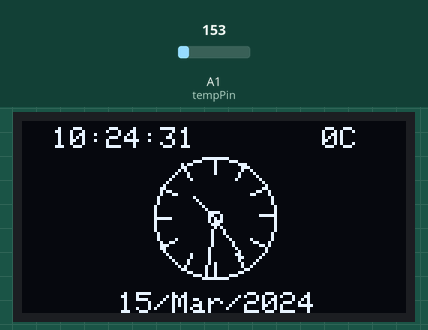
Bench run of a sketch on a simulated Arduino Uno, built with avr-gcc and run on an emulated ATmega328P. On the bench: 128×64 one-colour display. The inputs (shaded band) are chosen by the test bench; at power-on: A1 (tempPin) = 153. The local clock reads 2024-03-15 10:24:30 at power-on unless the sketch sets it.

Above: at 1.6 s.
1.7 s: A1 (tempPin) set to 165
At 2.9 s:
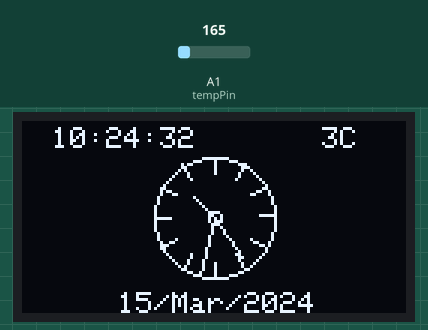
3.6 s: A1 (tempPin) set to 175
At 4.6 s:
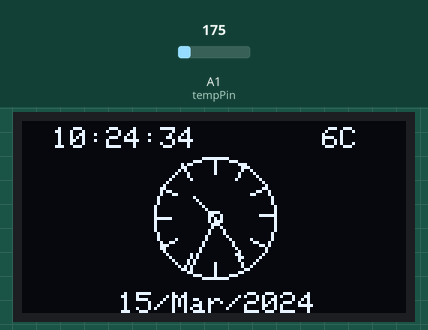
5.6 s: A1 (tempPin) set to 191
At 10.4 s:
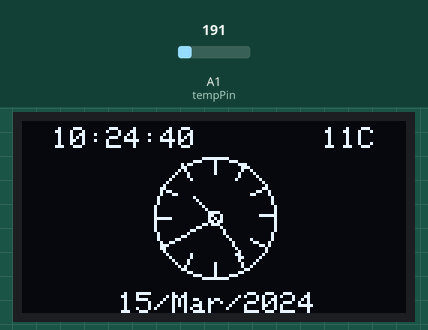
Timing chart, 0 to 11.9 s (numbered marks = the images above; inputs shaded):
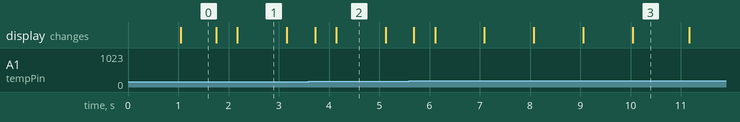

The sketch:

Analog_UHR_RTC.ino
```cpp
/***************************************************************
OLED Analogue Clock using Adafruit GFX and OLED libraries
by Chris Rouse Oct 2014
visit https://learn.adafruit.com/monochrome-oled-breakouts/arduino-library-and-examples
for the OLED libraries and instructions on their use.
Note:: Sketch uses 51% of program storage space,
       Global variables use 90% of dyamic memory,
       leaving 187 bytes for local variables.
Using a IIC 128x64 OLED with SSD1306 chip
RTC DS1307
Optional Temperature Sensor TMP 36
Wire RTC:
  VCC +5v
  GND GND
  SDA Analog pin 4
  SCL Analog pin 5
Wire OLED:
  VCC +5v
  GND GND
  SDA Analog pin 4
  SCL Analog pin 5
Wire TMP36:
  VCC +3.3v
  GND GND
  Out Analog pin 1

Connect ARef to 3.3v on Arduino
***************************************************************/
// Add libraries
  #include <SPI.h>
  #include <Wire.h>
  #include "RTClib.h"
  #include <Adafruit_GFX.h>
  #include <Adafruit_SSD1306.h>
//
// setup OLED display
  #define OLED_RESET 4
  //Adafruit_SSD1306 display(OLED_RESET);
  Adafruit_SSD1306 display(128, 64, &Wire, -1);
  /*#if (SSD1306_LCDHEIGHT != 64)
  #error("Height incorrect, please fix Adafruit_SSD1306.h!");
  #endif*/
//
// Setup RTC
  RTC_DS1307 RTC;
  char monthString[37]= {"JanFebMarAprMayJunJulAugSepOctNovDec"};
  int  monthIndex[122] ={0,3,6,9,12,15,18,21,24,27,30,33};
//
//TMP36 Pin Variables
  boolean useTMP36 = true;  // set this to false if you don not use TMP36
//boolean useTMP36 = false;
  #define aref_voltage 3.3 // we tie 3.3V to ARef and measure it with a multimeter!
  int tempPin = 1; //the analog pin that the TMP36's Vout (sense) pin is connected to
//the resolution is 10 mV / degree centigrade with a
//500 mV offset to allow for negative temperatures
  int tempReading; // the analog reading from the sensor
//
void printDigits(int digits){
  // utility function for digital clock display: prints preceding colon and leading 0
  display.print(":");
  if(digits < 10)
    display.print('0');
    display.print(digits);
  }

void setup() {
  Serial.begin(9600);
  // If you want to set the aref to something other than 5v
  analogReference(EXTERNAL);
  Wire.begin();
  RTC.begin();
  if (! RTC.isrunning()) {
    Serial.println("RTC is NOT running!");
    // following line sets the RTC to the date & time this sketch was compiled
    RTC.adjust(DateTime(__DATE__, __TIME__));
  }
  // by default, we'll generate the high voltage from the 3.3v line internally! (neat!)
  // Use I2C Scanner to check the address, if necessary change the 0x3C in the line below
  display.begin(SSD1306_SWITCHCAPVCC, 0x3C);  // initialize with the I2C addr 0x3C (for the 128x64)
  // init done
  // set font size
  display.setTextSize(1);  // small font size
  display.setTextColor(WHITE);
  display.clearDisplay();

}

void loop() {
 //***** RTC **********
  DateTime now = RTC.now();
  display.setCursor(32,57);
  display.print(now.day(), DEC);
  display.print('/');
  for (int i=0; i<=2; i++){
    display.print(monthString[monthIndex[now.month()-1]+i]);
  }
  display.print('/');
  display.print(now.year(), DEC);
 // *********************

  //
  // display time in digital format
  display.setCursor(10,2);
  display.print(now.hour(), DEC);
  printDigits(now.minute());
  printDigits(now.second());
  //
  // Now draw the clock face
  display.drawCircle(display.width()/2, display.height()/2, 20, WHITE);
  display.drawCircle(display.width()/2, display.height()/2, 2, WHITE);
  //
  //hour ticks
  for( int z=0; z < 360;z= z + 30 ){
  //Begin at 0° and stop at 360°
    float angle = z ;
    angle=(angle/57.29577951) ; //Convert degrees to radians
    int x2=(64+(sin(angle)*20));
    int y2=(32-(cos(angle)*20));
    int x3=(64+(sin(angle)*(20-5)));
    int y3=(32-(cos(angle)*(20-5)));
    display.drawLine(x2,y2,x3,y3,WHITE);
  }
  // display second hand
  float angle = now.second()*6 ;
  angle=(angle/57.29577951) ; //Convert degrees to radians
  int x3=(64+(sin(angle)*(20)));
  int y3=(32-(cos(angle)*(20)));
  display.drawLine(64,32,x3,y3,WHITE);
  //
  // display minute hand
  angle = now.minute() * 6 ;
  angle=(angle/57.29577951) ; //Convert degrees to radians
  x3=(64+(sin(angle)*(20-3)));
  y3=(32-(cos(angle)*(20-3)));
  display.drawLine(64,32,x3,y3,WHITE);
  //
  // display hour hand
  angle = now.hour() * 30 + int((now.minute() / 12) * 6 )   ;
  angle=(angle/57.29577951) ; //Convert degrees to radians
  x3=(64+(sin(angle)*(20-11)));
  y3=(32-(cos(angle)*(20-11)));
  display.drawLine(64,32,x3,y3,WHITE);
 //
 // now add temperature if needed
 if (useTMP36==true) {
 //getting the voltage reading from the temperature sensor
   tempReading = analogRead(tempPin);
 // converting that reading to voltage, for 3.3v arduino use 3.3
   float voltage = tempReading * aref_voltage;
   voltage /= 1024.0;
 // now print out the temperature
   int temperatureC = (voltage - 0.5) * 100 ;  //converting from 10 mv per degree with 500 mV offset
   display.setCursor(100,2);
   display.print(temperatureC);
   display.print("C");
 }

  // update display with all data
  display.display();
  delay(100);
  display.clearDisplay();

}

// **************** End Main Loop *****************
```

test.cpp
```cpp
#include <Adafruit_GFX.h>
#include <Adafruit_SSD1331.h>
#include <SPI.h>
#include <Wire.h>

#define sclk 13
#define mosi 11
#define cs 10
#define rst 9
#define dc 8
// Color definitions
#define BLACK 0x0000
#define BLUE 0x001F
#define RED 0xF800
#define GREEN 0x07E0
#define CYAN 0x07FF
#define MAGENTA 0xF81F
#define YELLOW 0xFFE0
#define WHITE 0xFFFF
Adafruit_SSD1331 display = Adafruit_SSD1331(cs, dc, rst);

// 'Arrow_left', size 17x70px
const unsigned char arrow_left[] PROGMEM = {
    0x00, 0x00, 0x00, 0x00, 0x00, 0x00, 0x00, 0x00, 0x00, 0x01, 0x80, 0x00, 0x03, 0xc0, 0x00, 0x07,
    0xe0, 0x00, 0x0f, 0xf0, 0x00, 0x1f, 0xf8, 0x00, 0x3b, 0xdc, 0x00, 0x03, 0xc0, 0x00, 0x03, 0xc0,
    0x00, 0x03, 0xc0, 0x00, 0x03, 0xc0, 0x00, 0x03, 0xc0, 0x00, 0x03, 0xc0, 0x00, 0x03, 0xc0, 0x00,
    0x03, 0xc0, 0x00, 0x03, 0xc0, 0x00, 0x03, 0xc0, 0x00, 0x03, 0xc0, 0x00, 0x03, 0xc0, 0x00, 0x03,
    0xc0, 0x00, 0x03, 0xc0, 0x00, 0x03, 0xc0, 0x00, 0x03, 0xc0, 0x00, 0x03, 0xc0, 0x00, 0x03, 0xc0,
    0x00, 0x03, 0xc0, 0x00, 0x03, 0xc0, 0x00, 0x03, 0xc0, 0x00, 0x03, 0xc0, 0x00, 0x03, 0xc0, 0x00,
    0x03, 0xc0, 0x00, 0x03, 0xc0, 0x00, 0x03, 0xc0, 0x00, 0x03, 0xc0, 0x00, 0x03, 0xc0, 0x00, 0x03,
    0xc0, 0x00, 0x03, 0xc0, 0x00, 0x03, 0xc0, 0x00, 0x03, 0xc0, 0x00, 0x03, 0xc0, 0x00, 0x03, 0xc0,
    0x00, 0x03, 0xc0, 0x00, 0x03, 0xc0, 0x00, 0x03, 0xc0, 0x00, 0x03, 0xc0, 0x00, 0x03, 0xc0, 0x00,
    0x03, 0xc0, 0x00, 0x03, 0xc0, 0x00, 0x03, 0xc0, 0x00, 0x03, 0xc0, 0x00, 0x03, 0xc0, 0x00, 0x03,
    0xc0, 0x00, 0x03, 0xc0, 0x00, 0x03, 0xc0, 0x00, 0x03, 0xc0, 0x00, 0x03, 0xc0, 0x00, 0x03, 0xc0,
    0x00, 0x03, 0xc0, 0x00, 0x03, 0xc0, 0x00, 0x03, 0xc0, 0x00, 0x03, 0xc0, 0x00, 0x03, 0xc0, 0x00,
    0x03, 0xc0, 0x00, 0x03, 0xc0, 0x00, 0x00, 0x00, 0x00, 0x00, 0x00, 0x00, 0x00, 0x00, 0x00, 0x00,
    0x00, 0x00};

// 'Arrow_Right_Full', size 18x45px
const unsigned char arrow_right[] PROGMEM = {
    0x00, 0x00, 0x00, 0x00, 0x00, 0x00, 0x3f, 0x00, 0x00, 0x3f, 0xc0, 0x00, 0x3f, 0x00, 0x00, 0x3f,
    0x00, 0x00, 0x3f, 0x80, 0x00, 0x3b, 0xc0, 0x00, 0x11, 0xe0, 0x00, 0x00, 0xf0, 0x00, 0x00, 0x78,
    0x00, 0x00, 0x3c, 0x00, 0x00, 0x1e, 0x00, 0x00, 0x06, 0x00, 0x00, 0x07, 0x00, 0x00, 0x07, 0x00,
    0x00, 0x07, 0x00, 0x00, 0x07, 0x00, 0x00, 0x07, 0x00, 0x00, 0x07, 0x00, 0x00, 0x07, 0x00, 0x00,
    0x07, 0x00, 0x00, 0x07, 0x00, 0x00, 0x07, 0x00, 0x00, 0x07, 0x00, 0x00, 0x07, 0x00, 0x00, 0x07,
    0x00, 0x00, 0x07, 0x00, 0x00, 0x07, 0x00, 0x00, 0x07, 0x00, 0x00, 0x07, 0x00, 0x00, 0x07, 0x00,
    0x00, 0x07, 0x00, 0x00, 0x07, 0x00, 0x00, 0x07, 0x00, 0x00, 0x07, 0x00, 0x00, 0x07, 0x00, 0x00,
    0x07, 0x00, 0x00, 0x07, 0x00, 0x00, 0x07, 0x00, 0x00, 0x07, 0x00, 0x00, 0x00, 0x00, 0x00, 0x00,
    0x00, 0x00, 0x00, 0x00, 0x00, 0x00, 0x00};

// 'Arrow_Right_1/3_line', size 10x11px
const unsigned char arrow_right_1[] PROGMEM = {
    0x1e, 0x00, 0x1e, 0x00, 0x1e, 0x00, 0x1e, 0x00, 0x1e, 0x00, 0x1e, 0x00, 0x1e, 0x00, 0x00, 0x00,
    0x00, 0x00, 0x00, 0x00, 0x00, 0x00};

// 'Arrow_Right_2/3_line', 10x22px
const unsigned char arrow_right_2[] PROGMEM = {
    0x1e, 0x00, 0x1e, 0x00, 0x1e, 0x00, 0x1e, 0x00, 0x1e, 0x00, 0x1e, 0x00, 0x1e, 0x00, 0x1e, 0x00,
    0x1e, 0x00, 0x1e, 0x00, 0x1e, 0x00, 0x1e, 0x00, 0x1e, 0x00, 0x1e, 0x00, 0x1e, 0x00, 0x1e, 0x00,
    0x1e, 0x00, 0x1e, 0x00, 0x00, 0x00, 0x00, 0x00, 0x00, 0x00, 0x00, 0x00};

// 'Arrow_Right_3/3_line', 10x29px
const unsigned char arrow_right_3[] PROGMEM = {
    0x1e, 0x00, 0x1e, 0x00, 0x1e, 0x00, 0x1e, 0x00, 0x1e, 0x00, 0x1e, 0x00, 0x1e, 0x00, 0x1e, 0x00,
    0x1e, 0x00, 0x1e, 0x00, 0x1e, 0x00, 0x1e, 0x00, 0x1e, 0x00, 0x1e, 0x00, 0x1e, 0x00, 0x1e, 0x00,
    0x1e, 0x00, 0x1e, 0x00, 0x1e, 0x00, 0x1e, 0x00, 0x1e, 0x00, 0x1e, 0x00, 0x1e, 0x00, 0x1e, 0x00,
    0x1e, 0x00, 0x1e, 0x00, 0x00, 0x00, 0x00, 0x00, 0x00, 0x00};

void Animation()
{
    //arrow right animation - delay necessary
    display.drawBitmap(35, 101, arrow_right_1, 10, 11, WHITE, BLACK);
    delay(500);
    display.drawBitmap(35, 90, arrow_right_2, 10, 22, WHITE, BLACK);
    delay(500);
    display.drawBitmap(36, 83, arrow_right_3, 10, 29, WHITE, BLACK);
    delay(500);
    display.drawBitmap(28, 70, arrow_right, 18, 45, WHITE, BLACK);
    delay(500);
    display.fillRect(25, 68, 20, 45, BLACK);
}

void setup()
{
    display.begin();
    // Settings for Display


    display.fillScreen(BLACK);
    delay(1000);
    display.setTextColor(WHITE);
    display.setTextSize(1);

    //Text and arrow left without animation - no delay necessary
    display.setTextSize(3);
    display.setCursor(18, 10);
    display.print("80");
    display.setTextSize(1);
    display.setCursor(5, 120);
    display.print("Einordnen");
    display.drawFastHLine(2, 115, 58, WHITE);
    display.drawBitmap(13, 45, arrow_left, 17, 70, WHITE, BLACK);

    /*display.fillScreen(RED);
  delay(300);
  display.fillScreen(GREEN);
  delay(300);
  display.fillScreen(BLUE);
  delay(300);
  display.fillScreen(BLACK);
  delay(1000);
  display.setCursor(20, 5);
  display.setTextColor(WHITE);
  display.setTextSize(2);
  display.print("Hello");
  display.setCursor(8, 25);
  display.setTextColor(RED);
  display.setTextSize(2);
  display.print("YouTUBE");
  display.fillRect(10, 40, 75, 20, RED);
  display.setCursor(20, 47);
  display.setTextColor(WHITE);
  display.setTextSize(1);
  display.print("Subscribe");
  display.drawRect(0, 0, 96, 64, WHITE);
  delay(1000);*/
}
void loop()
{
    /*display.fillRect(10, 40, 75, 20, BLACK);
  delay(1000);
  display.fillRect(10, 40, 75, 20, RED);
  display.setCursor(20, 47);
  display.setTextColor(WHITE);
  display.setTextSize(1);
  display.print("Subscribe");
  delay(1000);*/
}
```

Measured:
- what the display in image 1 shows lasts 1.0 s, from 2.2 s to 3.2 s
